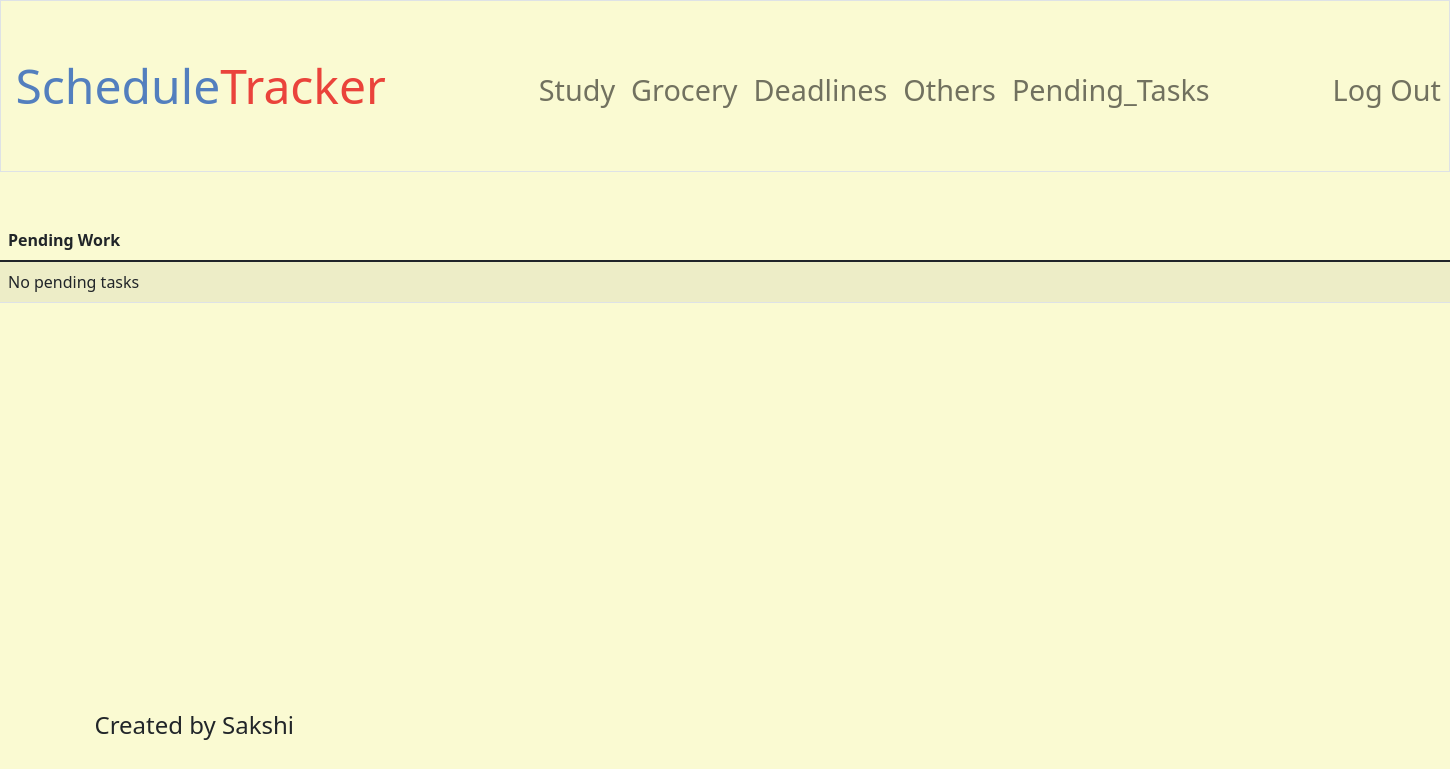
The page /pending.html (signed in) on the database as committed earlier.
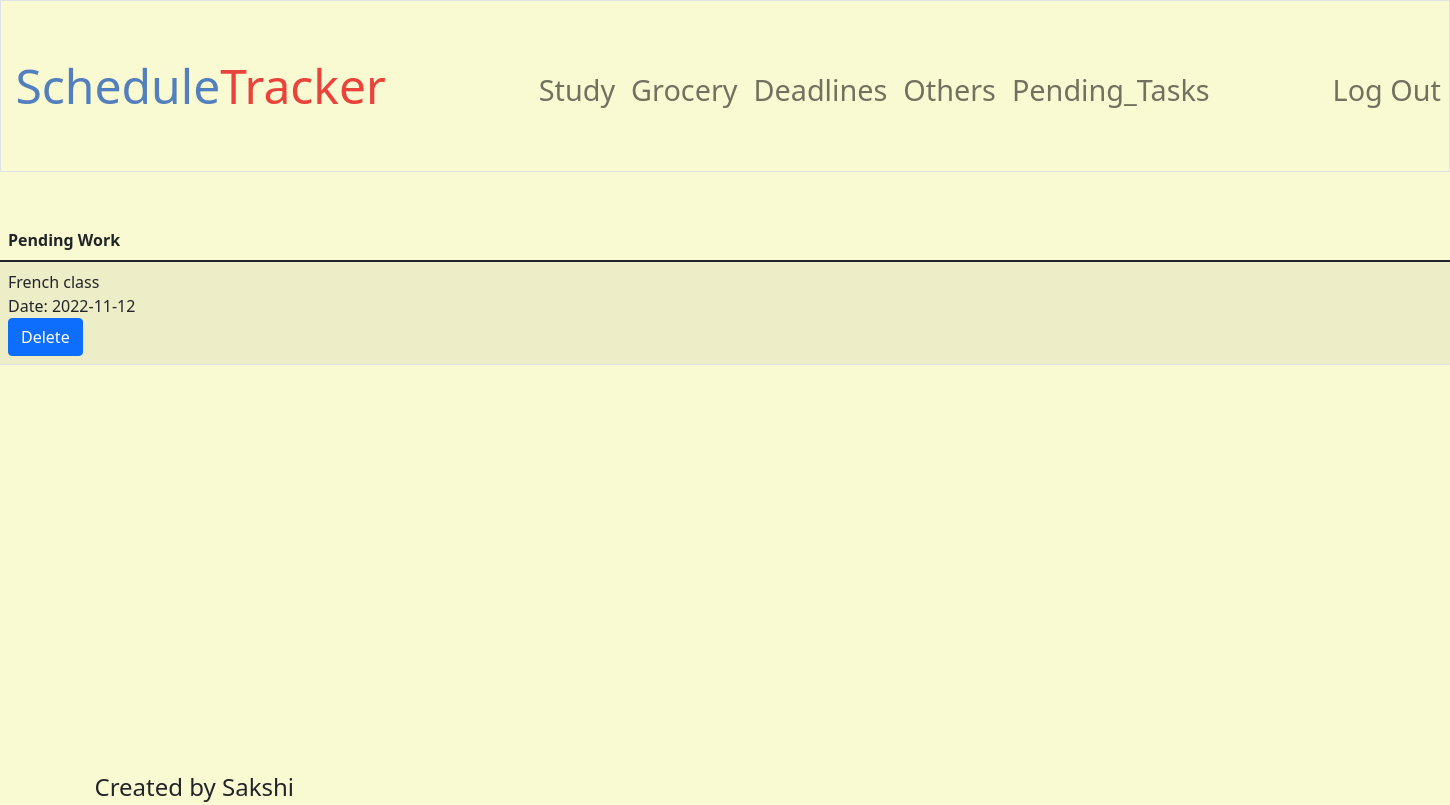
The same page on the database as committed later.
### tables this page shows
CREATE TABLE study (user_id INTEGER NOT NULL, id INTEGER PRIMARY KEY AUTOINCREMENT NOT NULL, task TEXT NOT NULL, date DATE NOT NULL, FOREIGN KEY(user_id) REFERENCES users(id));

### app.py (the view)
@app.route("/pending.html", methods=["GET", "POST"])
@login_required
def pending():
    if request.method == "POST":
        db.execute("""DELETE FROM study WHERE task = ? AND date = ? AND user_id = ?""", request.form.get("task"), request.form.get("date"), session.get("user_id"))
        db.execute("""DELETE FROM others WHERE task = ? AND date = ? AND user_id = ?""", request.form.get("task"), request.form.get("date"), session.get("user_id"))
        flash("Deleted!")
        tasks = db.execute("""SELECT * FROM study WHERE user_id = ? AND date < date() UNION ALL SELECT * FROM others WHERE user_id = ? AND date < date() ORDER BY date""", session.get("user_id"), session.get("user_id"))
    else:
        study_table = db.execute("""SELECT name FROM sqlite_master WHERE type = ? AND name = ?""", "table", "study")
        others_table = db.execute("""SELECT name FROM sqlite_master WHERE type = ? AND name = ?""", "table", "others")
        if (study_table != [] or others_table != []):
            tasks = db.execute("""SELECT * FROM study WHERE user_id = ? AND date < date() UNION ALL SELECT * FROM others WHERE user_id = ? AND date < date() ORDER BY date""", session.get("user_id"), session.get("user_id"))
        else:
            return apology("No database Found", 400)
    return render_template("pending.html", tasks=tasks)

### app.py (called while the page is built)
@app.after_request
def after_request(response):
    response.headers["Cache-Control"] = "no-cache, no-store, must-revalidate"
    response.headers["Expires"] = 0
    response.headers["Pragma"] = "no-cache"
    return response

### helper_functions.py (called while the page is built)
def login_required(f):
    @wraps(f)
    def decorated_function(*args, **kwargs):
        if session.get("user_id") is None:
            return redirect("/login")
        return f(*args, **kwargs)
    return decorated_function

### templates/pending.html (shortened to what this page needs)
{% extends "layout.html" %}
{% block main %}
        <table class="table table-striped">
            <thead>
                <tr>
                    <th class="text-start">Pending Work</th>
                </tr>
            </thead>
            <tbody>
                {% for task in tasks %}
                    <tr>
                        <td class="text-start">{{ task.task }}<br>
                            Date: {{ task.date }}
                            <form method="post" action="/pending.html">
                                <div>
                                    <button id="del_btn" class="btn btn-primary" type="submit" name="Del_button">Delete</button>
                                </div>
                            </form>
                        </td>
                    </tr>
                {% else %}
                <tr>
                    <td class="text-start">No pending tasks</td>
                </tr>
                {% endfor %}
            </tbody>
        </table>
{% endblock %}

### templates/layout.html (shortened to what this page needs)
<!DOCTYPE html>
<html lang="en">
    <head>
        <link href="https://cdn.jsdelivr.net/npm/bootstrap@5.1.3/dist/css/bootstrap.min.css" rel="stylesheet">
        <link href="/static/styles.css" rel="stylesheet">
    </head>
    <body id = body>
        <nav id = navbar1 class="bg-light border navbar navbar-expand-md navbar-light">
            <div class="container-fluid">
                <a id = nav-brand href="/"><span class="blue">Schedule</span><span class="red">Tracker</span></a>
                <div class="collapse navbar-collapse" id="navbar">
                    {% if session["user_id"] %}
                        <ul class="navbar-nav me-auto mt-2">
                            <li class="nav-item"><a class="nav-link" href="study.html">Study</a></li>
                            <li class="nav-item"><a class="nav-link" href="grocery.html">Grocery</a></li>
                            <li class="nav-item"><a class="nav-link" href="deadlines.html">Deadlines</a></li>
                            <li class="nav-item"><a class="nav-link" href="others.html">Others</a></li>
                            <li class="nav-item"><a class="nav-link" href="pending.html">Pending_Tasks</a></li>
                        </ul>
                        <ul class="navbar-nav ms-auto mt-2">
                            <li class="nav-item"><a class="nav-link" href="/logout">Log Out</a></li>
                        </ul>
                    {% else %}
                        <ul class="navbar-nav ms-auto mt-2">
                            <li class="nav-item"><a class="nav-link" href="/register">Register</a></li>
                            <li class="nav-item"><a class="nav-link" href="/login">Log In</a></li>
                        </ul>
                    {% endif %}
                </div>
            </div>
        </nav>
        <main id = pg-clr class="container-fluid py-5 text-center">
            {% block main %}{% endblock %}
        </main>
        <footer>
            <a></a>Created by Sakshi</a>
        </footer>
    </body>
</html>

### static/styles.css (style rules this page uses)
#nav-brand { font-size: 300%; background-color: lightgoldenrodyellow; text-decoration: none; padding-left: 1%; padding-right: 10%; padding-top:2.56%; padding-bottom: 2.56%; margin-top: 0%; margin-bottom: 0%; margin-left: 0%; margin-left: 0%; border-radius: 0%; border-left: 0mm; border-left: 0mm; }
#navbar { font-size: 180%; background-color: lightgoldenrodyellow; padding-left: 0%; padding-right: 0%; padding-top: 2.56%; padding-bottom: 2.56%; margin-top: 0%; margin-bottom: 0%; margin-left: 0%; margin-left: 0%; border-radius: 0%; border-left: 0mm; border-left: 0mm; line-height: 2.5; text-decoration: none; }
#navbar1 { background-color: lightcoral; padding-left: 0%; padding-right: 0%; padding-top: 0%; padding-bottom: 0%; margin-top: 0%; margin-bottom: 0%; margin-left: 0%; margin-left: 0%; border-radius: 0%; border-left: 0mm; border-left: 0mm; line-height: 2; text-decoration: none; }
.container-fluid { margin-left: 0%; padding-left: 0%; width: 120%; padding-right: 0%; text-decoration: none; }
.blue { color: #537fbe; }
.red { color: #ea433b; }
#del_btn { margin-left: 0px }
#body { background-color: lightgoldenrodyellow; }
footer { font-weight: 300; font-size: x-large; margin-left: 2.5cm; margin-top: 9cm; }

Rows that differ between the two databases and show on the page:
added study: task "French class", date "2022-11-12"
Other text that changed with them:
text no longer shown: "No pending tasks"
